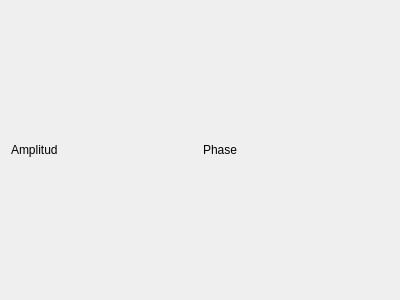
<?xml version="1.0" encoding="UTF-8"?>
<ui version="4.0">
 <class>Dialog</class>
 <widget class="QDialog" name="Dialog">
  <property name="geometry">
   <rect>
    <x>0</x>
    <y>0</y>
    <width>400</width>
    <height>300</height>
   </rect>
  </property>
  <property name="windowTitle">
   <string>Dialog</string>
  </property>
  <layout class="QHBoxLayout" name="horizontalLayout">
   <item>
    <layout class="QVBoxLayout" name="amplitude_layout">
     <item>
      <widget class="QLabel" name="amplitude_label">
       <property name="text">
        <string>Amplitud</string>
       </property>
      </widget>
     </item>
    </layout>
   </item>
   <item>
    <layout class="QVBoxLayout" name="phase_layout">
     <item>
      <widget class="QLabel" name="phase_label">
       <property name="text">
        <string>Phase</string>
       </property>
      </widget>
     </item>
    </layout>
   </item>
  </layout>
 </widget>
 <resources/>
 <connections/>
</ui>
